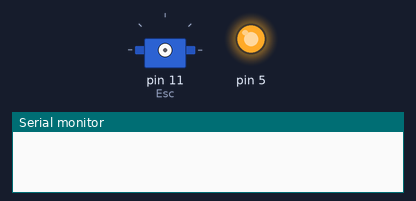
Bench run of a sketch on a simulated Arduino Uno, built with avr-gcc and run on an emulated ATmega328P. On the bench: servo, output pins drawn as LEDs (lit = HIGH), the last lines printed to the serial monitor.

Above: at 0.1 s.
At 2.1 s:
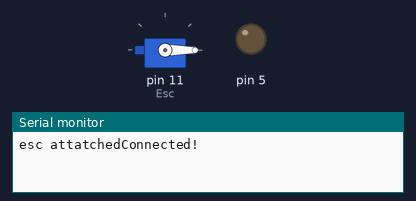
Timing chart, 0 to 3.6 s (numbered marks = the images above):
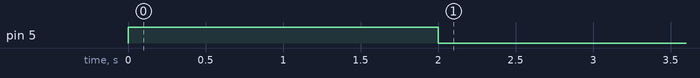

The sketch:

ThrusterNode.ino
```cpp
#define DEBUG_PRINT

#include <SPI.h>
#include "mcp_can.h"
#include <Servo.h>
#include <EEPROM.h>

Servo Esc;

const int SPI_CS_PIN = 10;
MCP_CAN CAN(SPI_CS_PIN);
unsigned char len;

unsigned char msgBuf[8];

byte ID;
int sendID;
byte filtClass;

int PWM;
int controllerInput;


int center;
int E1;
int E2;
unsigned int scaled;

void inline debugPrint(String data)
{
  #ifdef DEBUG_PRINT
  Serial.print(data);
  #endif
}

void inline debugPrintInt(int data)
{
  #ifdef DEBUG_PRINT
  Serial.print(data);
  #endif
}

void inline debugPrintHex(int data)
{
  #ifdef DEBUG_PRINT
  Serial.print(data,HEX);
  #endif
}

void inline space()
{
  #ifdef DEBUG_PRINT
  Serial.print(" ");
  #endif
}

void inline newLine()
{
  #ifdef DEBUG_PRINT
  Serial.println();
  #endif
}

void setup()
{
  Serial.begin(115200);
  pinMode(5, OUTPUT);
  digitalWrite(5, HIGH);
  delay(2000);
  digitalWrite(5, LOW);


  while (CAN_OK != CAN.begin(CAN_250KBPS, MCP_8MHz))
  {
    debugPrint("CanBeetle initialization failed!!");
    delay(100);
  }

  E1 = EEPROM.read(1);
  E2 = EEPROM.read(2);
  center = (E1 << 8) + E2;
  Esc.attach(11,1000,2000);
  Esc.writeMicroseconds(center);
  debugPrint("esc attatched");

  ID = EEPROM.read(0);
  sendID = ID | 0x100;
  filtClass = ID & 0xF0;

  CAN.init_Mask(0, 0, 0x7ff);
  CAN.init_Mask(1, 0, 0x7ff);
  CAN.init_Filt(0, 0, 0x000);
  CAN.init_Filt(1, 0, filtClass);
  CAN.init_Filt(2, 0, ID);

  unsigned char msg[8];
  CAN.sendMsgBuf(sendID,0,0,msg);
  debugPrint("Connected!");
  newLine();
}

void loop() {
  if(CAN_MSGAVAIL == CAN.checkReceive())
  {
    CAN.readMsgBuf(&len, msgBuf);
    ID = CAN.getCanId();

    if (msgBuf[0] == 0xAA) //roleCall command
    {
      unsigned char msg[8];
      debugPrint("0xAA roleCall: ");
      debugPrint("sendID: ");
      debugPrint("0x");
      debugPrintHex(sendID);
      newLine();
      newLine();
      CAN.sendMsgBuf(sendID,0,0,msg);

    } else if (msgBuf[0] == 0x20) //dataSend command
    {
      debugPrint("0x20 dataSend: ");
      controllerInput = (msgBuf[1] << 8) + msgBuf[2];
      //scaled = controllerInput >> 4;
      //PWM = scaled + 1500;
      scaled = controllerInput/65.534;
      PWM = scaled + center;

      debugPrintInt(msgBuf[1]);
      debugPrintInt(msgBuf[2]);
      debugPrint(" controllerInput: ");
      debugPrintInt(controllerInput);
      debugPrint(" scaledValue: ");
      debugPrintInt(scaled);
      debugPrint(" PWM: ");
      debugPrintInt(PWM);
      newLine();
      newLine();
      Esc.writeMicroseconds(PWM);

    } else if (msgBuf[0] == 0xCC) //change Center command
    {
      debugPrint("0xCC changeCenter: ");
      center = (msgBuf[1] << 8) + msgBuf[2];
      debugPrint("center: ");
      debugPrintInt(center);
      space();
      E1 = msgBuf[1];
      E2 = msgBuf[2];
      EEPROM.put(1, msgBuf[1]);
      EEPROM.put(2, msgBuf[2]);

      debugPrintInt(EEPROM.read(1));
      space();
      debugPrintInt(EEPROM.read(2));
      newLine();
      newLine();


    } else if (msgBuf[0] == 0x10) //dataRead command
    {
      unsigned char msg[8];
      debugPrint("0x10 dataRead: ");
      int A0data = analogRead(A0);
      debugPrint("A0data: ");
      debugPrintInt(A0data);
      msg[0] = A0data >> 8;
      msg[1] = A0data;

      int A1data = analogRead(A1);
      debugPrint(" A1data: ");
      debugPrintInt(A1data);
      msg[2] = A1data >> 8;
      msg[3] = A1data;

      msg[4] = E1;
      msg[5] = E2;
      debugPrint(" center: ");
      debugPrintInt(center);
      newLine();
      newLine();

      CAN.sendMsgBuf(sendID,0,6,msg);

    } else if (msgBuf[0] == 0xCE) //chnageID command
    {
      debugPrint("0xCE: ");

      EEPROM.put(0, msgBuf[1]);
      ID = msgBuf[1];
      sendID = ID | 0x100;

      filtClass = ID & 0xF0;

      CAN.init_Filt(1,0, filtClass);
      CAN.init_Filt(2, 0, ID);

      debugPrint("filtClass: ");
      debugPrint("0x");
      debugPrintHex(filtClass);
      debugPrint(" ID: ");
      debugPrint(" 0x");
      debugPrintHex(ID);
      newLine();
      newLine();
    }
  }

}
```
